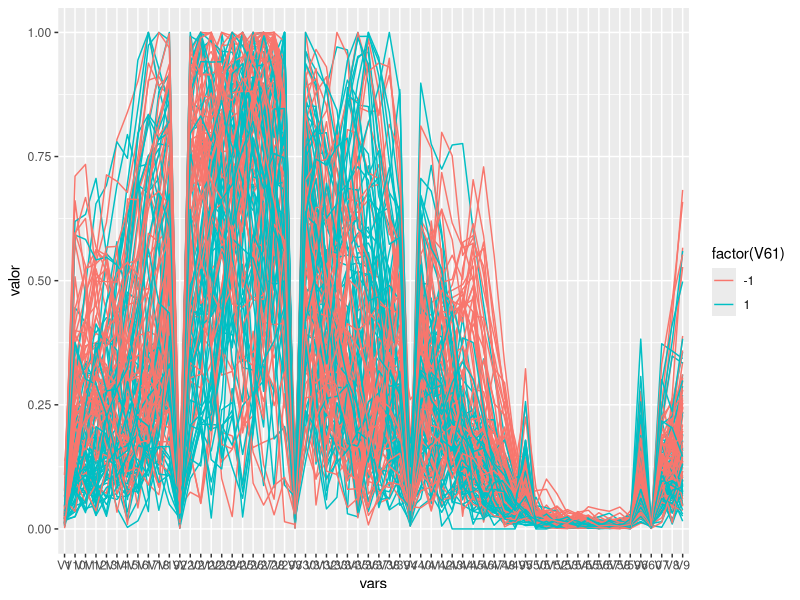
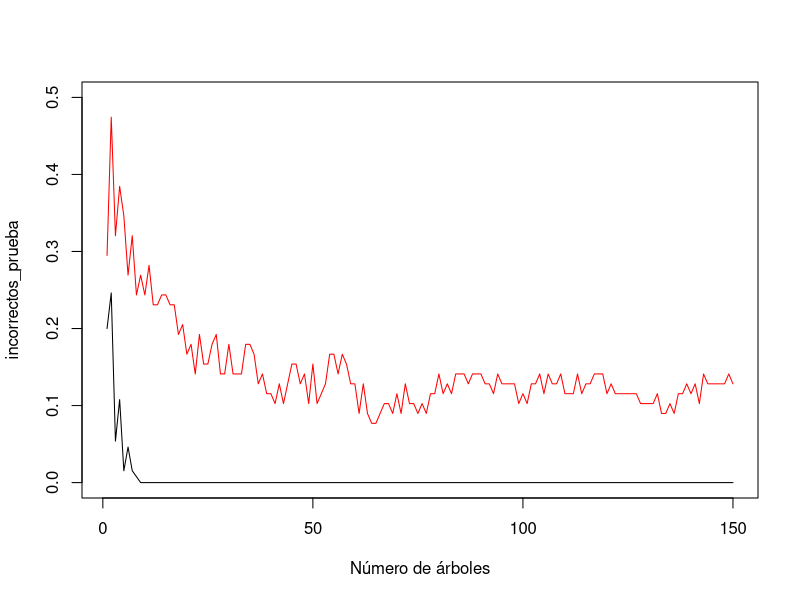

Generate these figures, in order, with R:
## ---- chunk 1
library(rpart)
library(dplyr)
library(tidyr)
library(ggplot2)
## ---- chunk 2
sonar_entrena <- read.table("datos/sonar_train.csv",sep=",")
sonar_prueba <- read.table("datos/sonar_test.csv",sep=",")
table(sonar_entrena$V61)

table(sonar_prueba$V61)

sonar_entrena_1 <- sonar_entrena
sonar_entrena_1$id <- 1:nrow(sonar_entrena)
sonar_m <- sonar_entrena_1 %>% gather(vars, valor, V1:V60)
ggplot(sonar_m, aes(x=vars, y=valor, colour=factor(V61), group=id))+
   geom_line()
 
## ---- chunk 3


M <- 150
N <- nrow(sonar_entrena)
err <- rep(NA,M)
incorrectos_entrena <- rep(NA,M)
incorrectos_prueba <- rep(NA,M)
alpha <- rep(NA,M)
#pesos<-matrix(NA,nrow=N,ncol=M)
pesos <- rep(1, N)
#pesos[,1]<-pesos_temp
arboles <- list(rep(NA,M))
y <- sonar_entrena$V61
y_prueba <- sonar_prueba$V61
f_m <- 0
f_prueba_m <- 0

for(m in 1:M){
    # Ajustar árbol con pesos
    arboles[[m]] <- rpart(V61~., data = sonar_entrena, weights = pesos, method = "class",
                        control = rpart.control(maxdepth=2))
    
    # Cálculo de error ponderado y peso alfa
    g_m <- as.numeric(as.character(predict(arboles[[m]],type="class")))
    pesos <- pesos/sum(pesos)
    err[m] <- sum(pesos*(y*g_m < 0))
    alpha[m] <- log((1-err[m])/err[m])
    # Actualizar predictor
    f_m <- f_m + alpha[m]*g_m
    # Actualizar pesos
    pesos <- pesos * exp(alpha[m]*(y*g_m < 0))
    
    # Predicción sobre muestra de prueba
    g_prueba_m <- as.numeric(as.character(predict(arboles[[m]], newdata=sonar_prueba, type="class")))
    f_prueba_m <- f_prueba_m + alpha[m]*g_prueba_m
    
    # Cálculo de proporción de incorrectos
    incorrectos_entrena[m] <- mean(f_m*y<0)
    incorrectos_prueba[m] <- mean(f_prueba_m*y_prueba<0)
}
## ---- chunk 4
plot(incorrectos_prueba,ylim=c(0,0.50),type="l",col="red", xlab='Número de árboles')
lines(incorrectos_entrena)

